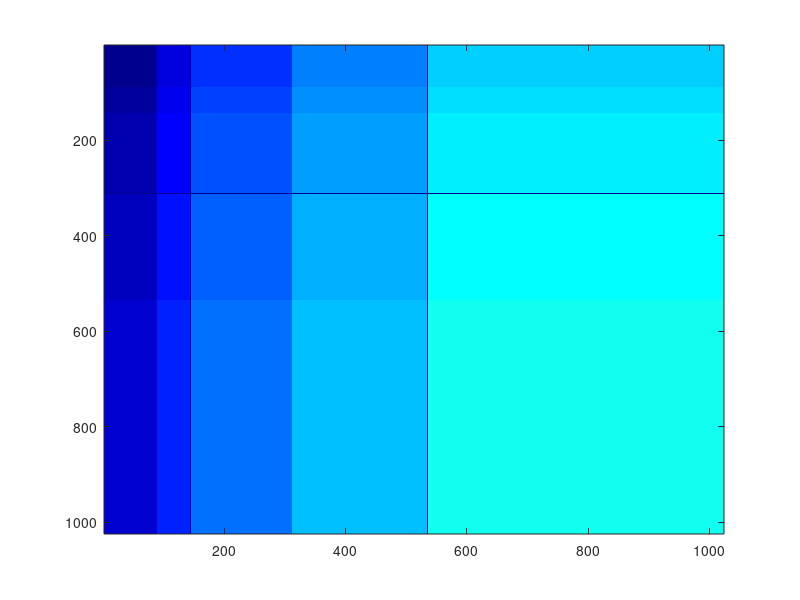

Recreate this plot in MATLAB.
function Generate_Voronoi
%Clean other stuffs
clc 
close all
%Generate seeds in a binary image.
img_bw = zeros(1024,1024);
n=input('Number of seeds :');
seeds=unique(round(1000*rand(1,n))); 
img_bw(seeds,seeds)=1;

%Generate the Voronoi Diagram.
D=bwdist(img_bw);
img_w=watershed(D);
figure, image(img_w), colormap(jet);

end



